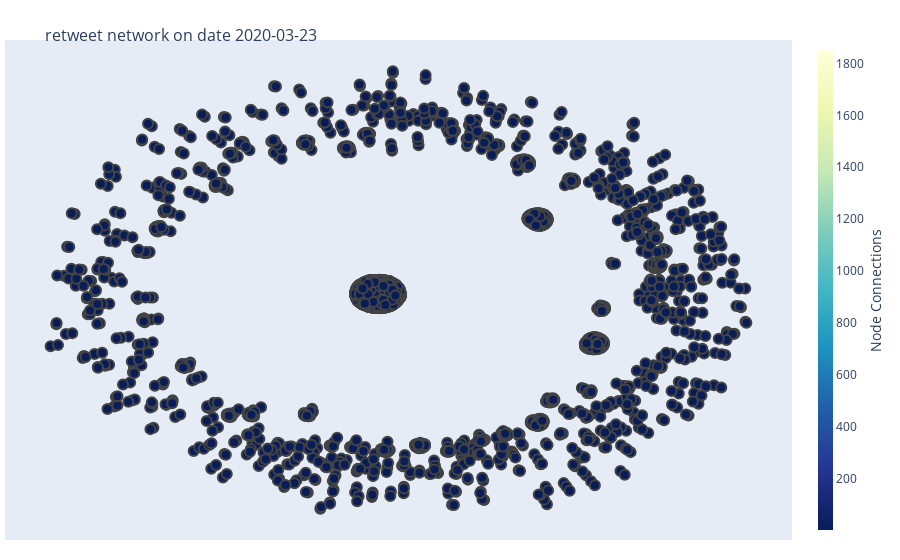

The notebook cell this image was saved under:
### Code cell
date = '2020-03-23'
H = graph_dict[date]
H_unfrozen = nx.Graph(H)
H_unfrozen.remove_nodes_from([node for node,degree in dict(H.degree()).items() if degree == 0])
showGraph(H_unfrozen, date)

### Figure 1 — Plotly figure (JSON) as saved in the notebook; plotly's stock layout.template omitted (floating-point values rounded to 4 significant figures; data arrays with more than 128 entries replaced by an {"elided": "..."} marker saying what was removed)
{"data": [{"hoverinfo": "text", "line": {"color": "#888", "width": 0.5}, "mode": "lines", "type": "scatter", "x": {"elided": "10605 float values"}, "y": {"elided": "10605 float values"}}, {"hoverinfo": "text", "marker": {"color": {"elided": "3904 int values"}, "colorbar": {"thickness": 15, "title": {"side": "right", "text": "Node Connections"}, "xanchor": "left"}, "colorscale": [[0, "rgb(255,255,217)"], [0.125, "rgb(237,248,177)"], [0.25, "rgb(199,233,180)"], [0.375, "rgb(127,205,187)"], [0.5, "rgb(65,182,196)"], [0.625, "rgb(29,145,192)"], [0.75, "rgb(34,94,168)"], [0.875, "rgb(37,52,148)"], [1, "rgb(8,29,88)"]], "line": {"width": 2}, "reversescale": true, "showscale": true, "size": 10}, "mode": "markers", "text": {"elided": "3904 str values"}, "type": "scatter", "x": {"elided": "3904 float values"}, "y": {"elided": "3904 float values"}}], "layout": {"annotations": [{"showarrow": false, "text": "", "x": 0.005, "xref": "paper", "y": -0.002, "yref": "paper"}], "hovermode": "closest", "margin": {"b": 20, "l": 5, "r": 5, "t": 40}, "showlegend": false, "title": {"font": {"size": 16}, "text": "<br>retweet network on date 2020-03-23"}, "xaxis": {"showgrid": false, "showticklabels": false, "zeroline": false}, "yaxis": {"showgrid": false, "showticklabels": false, "zeroline": false}}}
